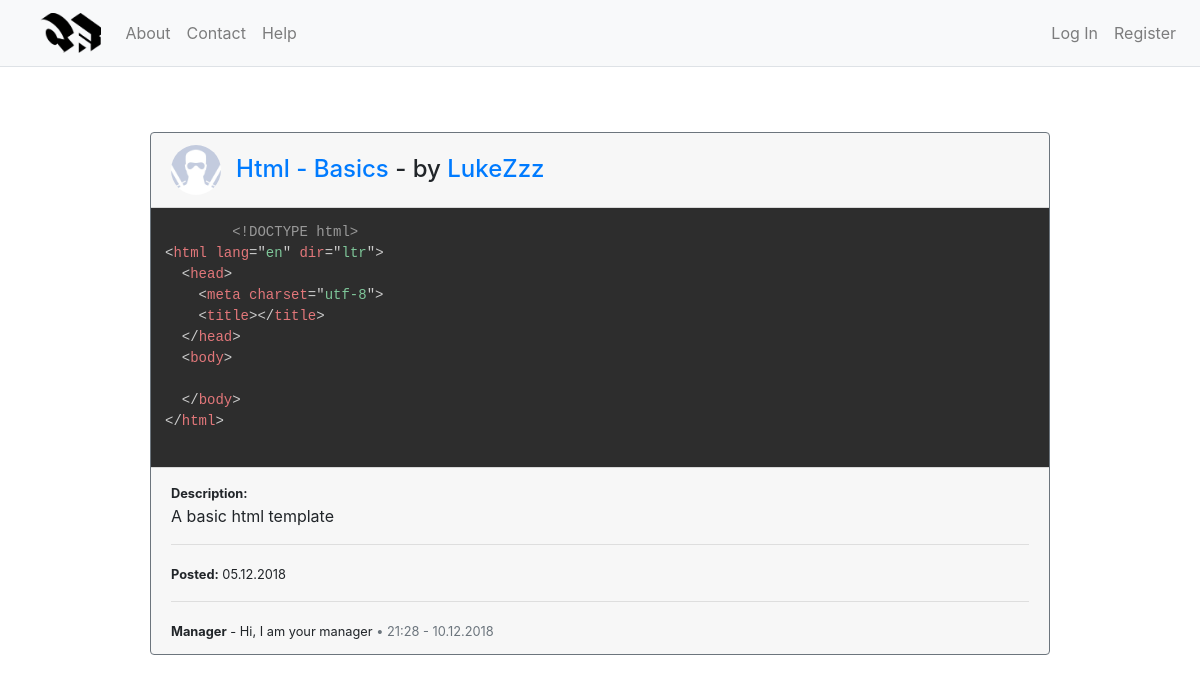
/post/1, run on an earlier commit of the app's database.
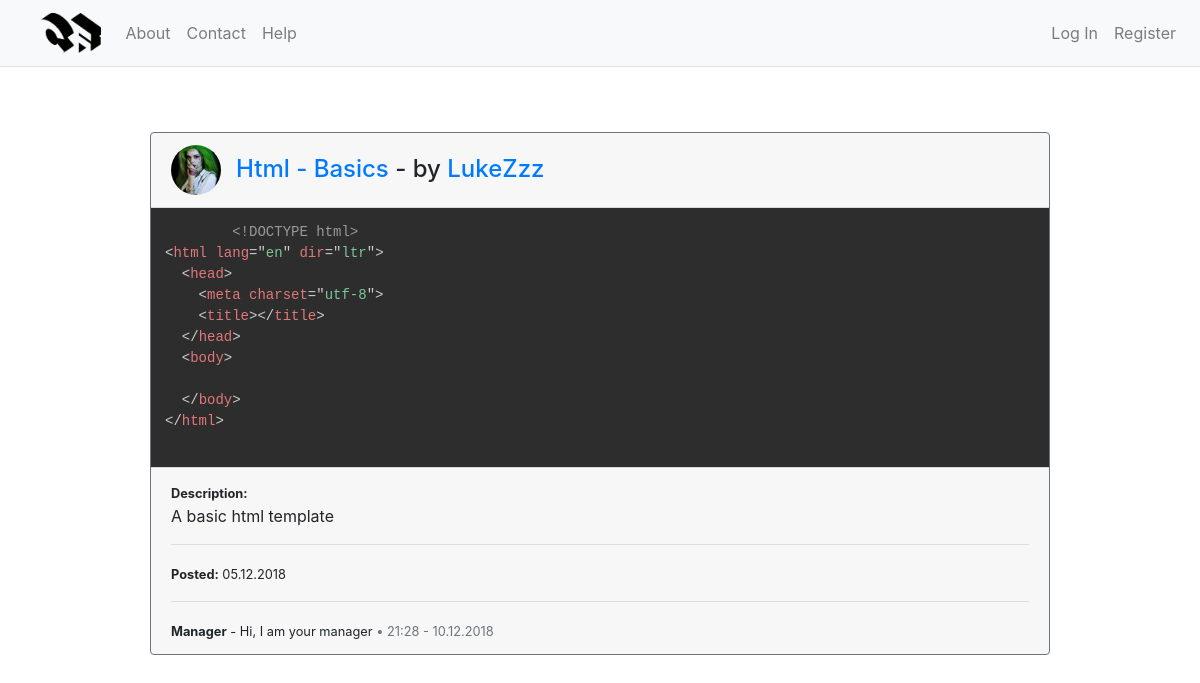
And on a later commit of the database.
### website/models.py (models this page shows, shortened)
class User(db.Model, UserMixin):
    id = db.Column(db.Integer, primary_key=True)
    username = db.Column(db.String(20), unique=True, nullable=False)
    email = db.Column(db.String(120), unique=True, nullable=False)
    image_file = db.Column(db.String(20), nullable=False, default='default.jpg')
    password = db.Column(db.String(60), nullable=False)
    posts = db.relationship('Post', backref='author', lazy=True)
    liked_comments = db.relationship('CommentLike', backref='user', lazy=True)
    liked_posts = db.relationship('PostLike', backref='user', lazy=True)

### website/posts/routes.py (the view, shortened to what this page needs)
@posts.route("/post/<int:id>", methods=['GET', 'POST'])
def post(id):
    post = Post.query.get_or_404(id)
    form = CommentForm()
    for error in form.errors:
        flash(error)
    return render_template('post.html', title=post.title, post=post, form=form, getLikeUrl=getLikeUrl, getLikeIcon=getLikeIcon)

### website/templates/post.html (shortened to what this page needs)
{% extends "layout.html" %}
{% block content %}
<div class="card w-75 ml-auto mr-auto m-5 border-secondary">
  <div class="card-header">
    <div class="w-25">
      <img style="width:50px;float:left;" class="rounded-circle account-img" src="{{ url_for('static', filename='profile_pics/' + post.author.image_file) }}" alt="">
    </div>
    <div class="felx-column">
      <h4 style="position:relative;left:15px;top:10px;"><a href="{{ url_for('posts.post', id=post.id) }}" style="text-decoration:none;">{{ post.title }}</a> - by <a alt="{{ post.author.username }}" title="{{ post.author.username }}" href="{{ url_for('users.user', username=post.author.username) }}" style="width:50px;height:50px;text-decoration:none;">{{ post.author.username }}</a></h4>
    </div>
  </div>
  <div class="card-body p-0">
      <pre class="language-{{ post.language.name }} m-0">
        <code>{{ post.code }}</code>
      </pre>
  </div>
  <div class="card-footer">
    <small><b>Description:</b></small>
    <p>{{ post.description }}</p>
    <hr>
    <small><b>Posted:</b> {{ post.datetime.strftime('%d.%m.%Y') }}</small>
    {% if post.comments %}<hr>{% endif %}
    {% for comment in post.comments %}
      <small><b>{{ comment.user.username }}</b> - {{ comment.content }}<span class="text-muted"> • {{ comment.datetime.strftime('%H:%M - %d.%m.%Y') }}</span></small><br>
    {% endfor %}
  </div>
</div>
{% endblock content %}

What changed in the data, as far as the page shows it:
changed User "LukeZzz": image_file: picture added in place of a placeholder
